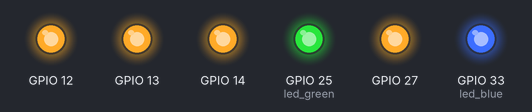
A sketch run on a simulated ESP32. On the bench: output pins drawn as LEDs (lit = HIGH).

Above: at 1.0 s.
At 3.0 s:
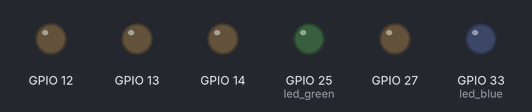
Timing chart, 0 to 5.2 s (numbered marks = the images above):
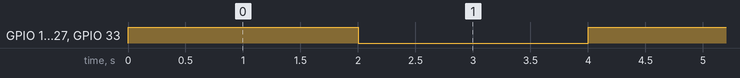

The sketch:

test_board.ino
```cpp
// Rishav (2022/05/05)

uint8_t led_green = 25;
uint8_t led_blue = 33;
uint8_t led_red = 32;

void setup()
{
  pinMode(led_green, OUTPUT);
  pinMode(led_blue, OUTPUT);
  pinMode(led_blue, OUTPUT);
  pinMode(27, OUTPUT);
  pinMode(14, OUTPUT);
  pinMode(12, OUTPUT);
  pinMode(13, OUTPUT);
}

void loop()
{
  digitalWrite(led_green, HIGH);
  digitalWrite(led_blue, HIGH);
  digitalWrite(led_blue, HIGH);
  digitalWrite(27, HIGH);
  digitalWrite(14, HIGH);
  digitalWrite(12, HIGH);
  digitalWrite(13, HIGH);
  delay(2000);

  digitalWrite(led_green, LOW);
  digitalWrite(led_blue, LOW);
  digitalWrite(led_blue, LOW);
  digitalWrite(27, LOW);
  digitalWrite(14, LOW);
  digitalWrite(12, LOW);
  digitalWrite(13, LOW);
  delay(2000);
}
```

Measured:
- by itself, GPIO 12–14, GPIO 25 (led_green), GPIO 27, GPIO 33 (led_blue): alternates HIGH for 2.0 s and LOW for 2.0 s
